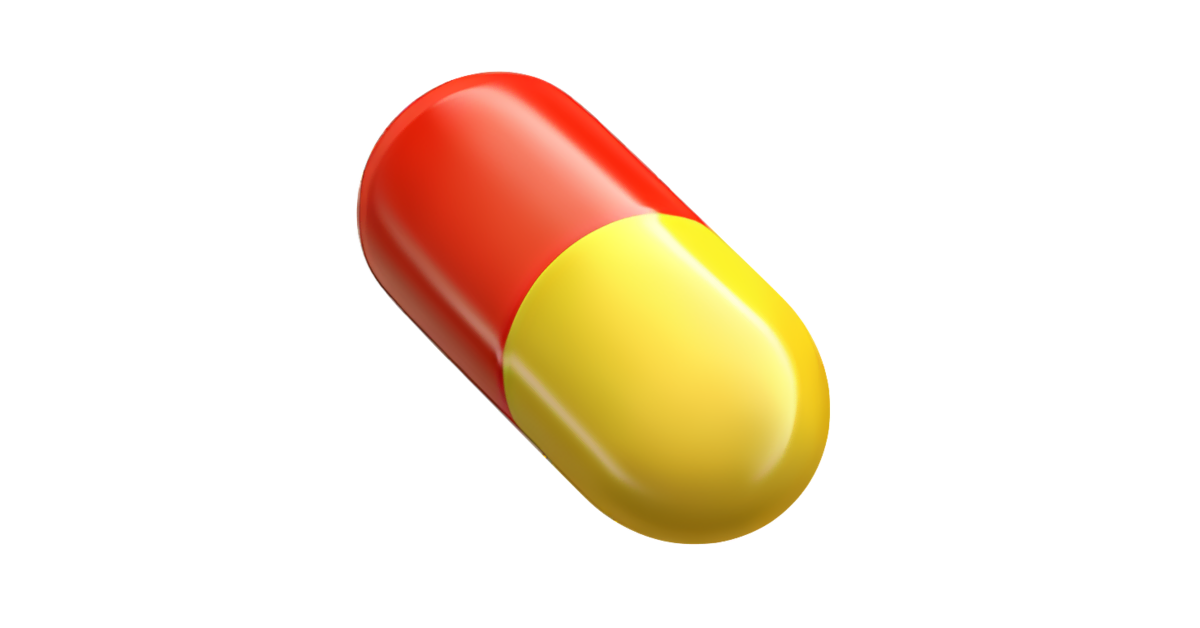
#> input picture ascii.png, 1200 x 628 px
$ python generate_ascii.py
#> lines starting #> are read from the running program, lines starting #| are printed output that depends on the picture
import os
import sys
from PIL import Image
import argparse

# --- Constants ---
# Character set for retro pixel art style
ASCII_CHARS = " ░▒▓█"
DEFAULT_IMAGE_FILE = "ascii.png"
OUTPUT_DIR = "output"
OUTPUT_ASCII_FILE = "ascii.txt"

def generate_ascii(image_path, width=None, height=None):
    """
    Generates ASCII from an image file.
    Automatically scales to fit a target container if no dimensions are given.
    """
#> called with image_path = 'ascii.png'
    # Constants for the target container in the SVG
    MAX_WIDTH_CHARS = 45
    MAX_HEIGHT_LINES = 26  # Approx. 400px / 15px line height
    CHAR_ASPECT_RATIO_CORRECTION = 0.5  # To compensate for non-square characters

    try:
        image = Image.open(image_path).convert('L')
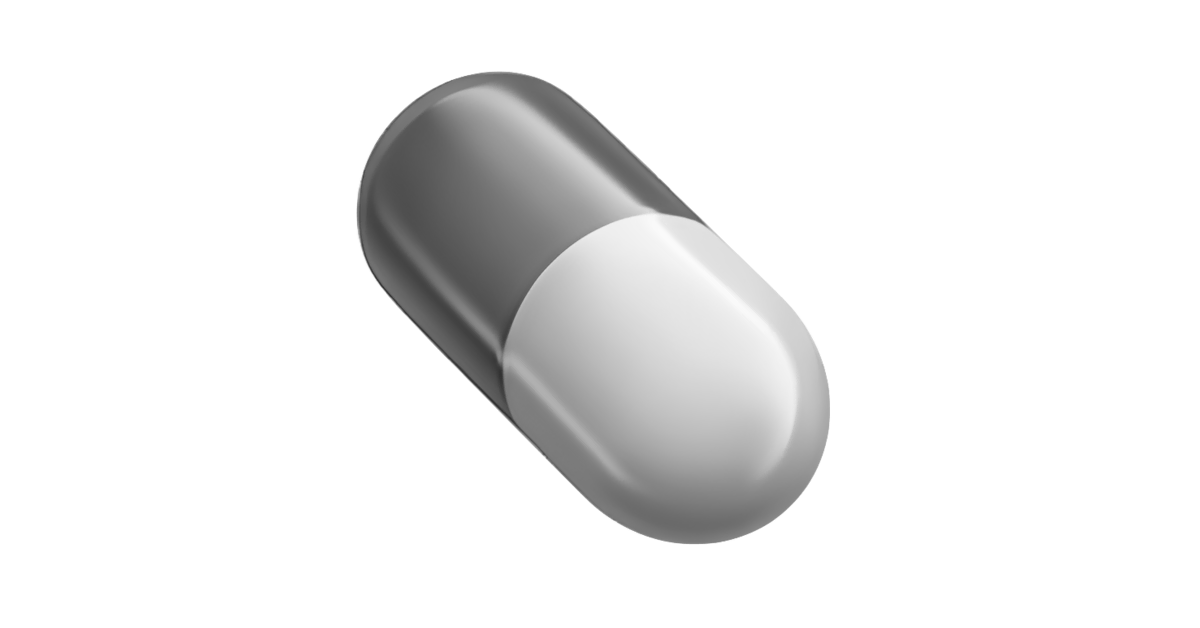
#> image: PIL image 1200x628 L; min 49, max 255, mean 237.1
        img_width, img_height = image.size
#> img_width = 1200; img_height = 628
        img_aspect_ratio = img_height / img_width
#> img_aspect_ratio = 0.523

        if width and height:
            # Manual override: use provided dimensions
            new_width, new_height = width, height
        elif width:
            # Manual width: calculate height
            new_width = width
            new_height = int(img_aspect_ratio * new_width * CHAR_ASPECT_RATIO_CORRECTION)
        elif height:
            # Manual height: calculate width
            new_height = height
            new_width = int(new_height / (img_aspect_ratio * CHAR_ASPECT_RATIO_CORRECTION))
        else:
            # Automatic scaling: fit to the container
            # Check if scaling to max width would exceed max height
            scaled_height = int(img_aspect_ratio * MAX_WIDTH_CHARS * CHAR_ASPECT_RATIO_CORRECTION)
#> scaled_height = 11
            if scaled_height > MAX_HEIGHT_LINES:
                # It's a "tall" image, so scale based on height
                new_height = MAX_HEIGHT_LINES
                new_width = int(new_height / (img_aspect_ratio * CHAR_ASPECT_RATIO_CORRECTION))
            else:
                # It's a "wide" image, so scale based on width
                new_width = MAX_WIDTH_CHARS
                new_height = scaled_height
#> new_height = 11

        # Ensure dimensions are valid before resizing
        if not new_width or not new_height or new_width <= 0 or new_height <= 0:
             print(f"❌ Error: Invalid dimensions calculated ({new_width}x{new_height}).")
             return None

        image = image.resize((new_width, new_height))

        # Build the ASCII text block row by row to prevent alignment issues
        ascii_rows = []
        for y in range(new_height):
            row_str = ""
            for x in range(new_width):
                pixel = image.getpixel((x, y))
                # For 'L' mode, pixel is an integer. Handle potential type issues gracefully.
                if isinstance(pixel, int):
                    char_index = (pixel * (len(ASCII_CHARS) - 1)) // 255
                    row_str += ASCII_CHARS[char_index]
                else:
                    # Fallback for unexpected pixel formats, though 'L' mode should prevent this.
                    row_str += " "
            ascii_rows.append(row_str)
#> after the loop, ascii_rows = 11 items

        return "\n".join(ascii_rows)
    except FileNotFoundError:
        print(f"❌ Error: Image file not found at '{image_path}'")
        return None
    except Exception as e:
        print(f"❌ Failed to generate ASCII: {e}")
        return None

def main():
    """Main function to generate and save ASCII."""
    parser = argparse.ArgumentParser(description="Convert an image to ASCII.")
    parser.add_argument(
        '--file',
        dest='img_file',
        required=False,
        default='ascii.png',
        help="Path to the input image file (default: ascii.png in the project root)."
    )
    parser.add_argument(
        '--width',
        dest='width',
        type=int,
        help="The target width of the ASCII art (in characters)."
    )
    parser.add_argument(
        '--height',
        dest='height',
        type=int,
        help="The target height of the ASCII art (in characters)."
    )
    args = parser.parse_args()

    # The script is in /src, so construct path relative to the root
    script_dir = os.path.dirname(__file__)
    root_dir = os.path.dirname(script_dir)
    image_path = os.path.join(root_dir, args.img_file)

    print(f"🎨 Generating ASCII from '{image_path}'...")
    ascii_content = generate_ascii(image_path, args.width, args.height)

    if ascii_content:
        try:
            # Ensure output directory exists
            output_dir_path = os.path.join(root_dir, OUTPUT_DIR)
            os.makedirs(output_dir_path, exist_ok=True)

            output_file_path = os.path.join(output_dir_path, OUTPUT_ASCII_FILE)
            with open(output_file_path, "w") as f:
                f.write(ascii_content)
            print(f"✅ ASCII successfully saved to {output_file_path}")
        except IOError as e:
            print(f"❌ Failed to write to file {OUTPUT_ASCII_FILE}: {e}")
    else:
        print("❌ ASCII generation failed.")

if __name__ == '__main__':
    main()
